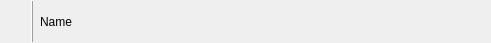
<?xml version="1.0" encoding="UTF-8"?>
<ui version="4.0">
 <class>OcsPersonItem</class>
 <widget class="QWidget" name="OcsPersonItem">
  <property name="geometry">
   <rect>
    <x>0</x>
    <y>0</y>
    <width>491</width>
    <height>43</height>
   </rect>
  </property>
  <property name="sizePolicy">
   <sizepolicy hsizetype="Preferred" vsizetype="MinimumExpanding">
    <horstretch>0</horstretch>
    <verstretch>0</verstretch>
   </sizepolicy>
  </property>
  <property name="minimumSize">
   <size>
    <width>0</width>
    <height>10</height>
   </size>
  </property>
  <layout class="QHBoxLayout" name="horizontalLayout">
   <property name="margin">
    <number>0</number>
   </property>
   <item>
    <spacer name="m_initialSpacer">
     <property name="orientation">
      <enum>Qt::Horizontal</enum>
     </property>
     <property name="sizeType">
      <enum>QSizePolicy::Fixed</enum>
     </property>
     <property name="sizeHint" stdset="0">
      <size>
       <width>5</width>
       <height>40</height>
      </size>
     </property>
    </spacer>
   </item>
   <item>
    <layout class="QVBoxLayout" name="verticalLayout_2">
     <item>
      <spacer name="verticalSpacer_4">
       <property name="orientation">
        <enum>Qt::Vertical</enum>
       </property>
       <property name="sizeHint" stdset="0">
        <size>
         <width>20</width>
         <height>1</height>
        </size>
       </property>
      </spacer>
     </item>
     <item>
      <widget class="FramedLabel" name="m_avatar">
       <property name="sizePolicy">
        <sizepolicy hsizetype="Fixed" vsizetype="Minimum">
         <horstretch>0</horstretch>
         <verstretch>0</verstretch>
        </sizepolicy>
       </property>
       <property name="minimumSize">
        <size>
         <width>0</width>
         <height>1</height>
        </size>
       </property>
       <property name="frameShape">
        <enum>QFrame::NoFrame</enum>
       </property>
       <property name="text">
        <string/>
       </property>
      </widget>
     </item>
     <item>
      <spacer name="verticalSpacer">
       <property name="orientation">
        <enum>Qt::Vertical</enum>
       </property>
       <property name="sizeHint" stdset="0">
        <size>
         <width>20</width>
         <height>1</height>
        </size>
       </property>
      </spacer>
     </item>
    </layout>
   </item>
   <item>
    <widget class="QFrame" name="m_vertLine">
     <property name="frameShape">
      <enum>QFrame::VLine</enum>
     </property>
     <property name="frameShadow">
      <enum>QFrame::Raised</enum>
     </property>
    </widget>
   </item>
   <item>
    <layout class="QVBoxLayout" name="m_verticalLayout">
     <property name="sizeConstraint">
      <enum>QLayout::SetDefaultConstraint</enum>
     </property>
     <item>
      <spacer name="verticalSpacer_3">
       <property name="orientation">
        <enum>Qt::Vertical</enum>
       </property>
       <property name="sizeType">
        <enum>QSizePolicy::Fixed</enum>
       </property>
       <property name="sizeHint" stdset="0">
        <size>
         <width>20</width>
         <height>5</height>
        </size>
       </property>
      </spacer>
     </item>
     <item>
      <widget class="QLabel" name="m_textLabel">
       <property name="sizePolicy">
        <sizepolicy hsizetype="Expanding" vsizetype="Preferred">
         <horstretch>0</horstretch>
         <verstretch>0</verstretch>
        </sizepolicy>
       </property>
       <property name="text">
        <string>Name</string>
       </property>
       <property name="wordWrap">
        <bool>true</bool>
       </property>
      </widget>
     </item>
     <item>
      <spacer name="verticalSpacer_2">
       <property name="orientation">
        <enum>Qt::Vertical</enum>
       </property>
       <property name="sizeType">
        <enum>QSizePolicy::Fixed</enum>
       </property>
       <property name="sizeHint" stdset="0">
        <size>
         <width>20</width>
         <height>5</height>
        </size>
       </property>
      </spacer>
     </item>
    </layout>
   </item>
  </layout>
 </widget>
 <customwidgets>
  <customwidget>
   <class>FramedLabel</class>
   <extends>QLabel</extends>
   <header>FramedLabel.h</header>
  </customwidget>
 </customwidgets>
 <resources/>
 <connections/>
</ui>
